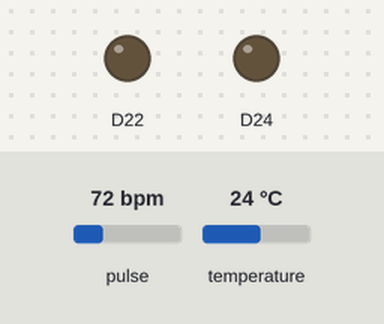
A sketch run on a simulated Arduino Nano 33 BLE. On the bench: output pins drawn as LEDs (lit = HIGH). Inputs (shaded band) come from the test bench; at power-on: pulse 72 bpm, temperature 24 °C. Nothing arrives over Bluetooth unless stated; a phone connects over Bluetooth LE 3 s after start; what the sketch prints to the serial monitor is not drawn.

Above: at 0.1 s.
At 3.1 s:
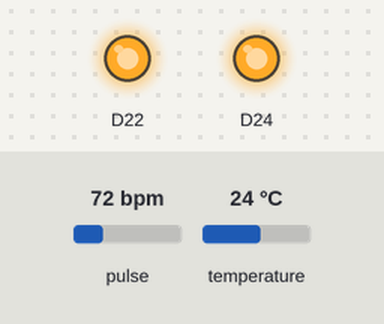
Timing chart, 0 to 4.6 s (numbered marks = the images above):
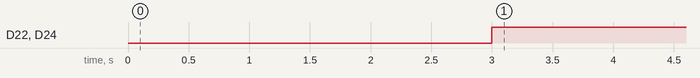

The sketch:

Hyb_BeakonHRV2.ino
```cpp
#include <Arduino_HTS221.h>
#include <ArduinoBLE.h>
#include <Wire.h>
#include "MAX30105.h"
#include "heartRate.h"
MAX30105 particleSensor;
const byte RATE_SIZE = 4; //Increase this for more averaging. 4 is good.
byte rates[RATE_SIZE];
byte rateSpot = 0;
long lastBeat = 0; //Time at which the last beat occurred
float beatsPerMinute;
int beatAvg;
float T;

BLEService sensorService("180D");  // Environmental_Sensor-Service
BLEShortCharacteristic sensorLevelChar1("2A6E", BLERead | BLENotify);   // Temperature-Characteristic
BLEShortCharacteristic sensorLevelChar2("2A37", BLERead | BLENotify);   // HR-Characteristic
BLEShortCharacteristic sensorLevelChar3("2A98", BLERead | BLENotify);    // P_Weight-Characteristic

int oldSensorLevel1 = 0;
int oldSensorLevel2 = 0;
int oldSensorLevel3 = 0;
long previousMillis = 0;

void setup() {
  Serial.begin(9600);
  while (!Serial);
  if (!HTS.begin()) {
    while (1);
  }
  pinMode(22, OUTPUT);
  pinMode(24, OUTPUT);
  if (!BLE.begin()) {
    Serial.println("Bluetooth init. failed!");
    while (1);
  }
    if (!particleSensor.begin(Wire, I2C_SPEED_FAST))
  {
    Serial.println("MAX30105 was not found. Please check wiring/power. ");
    while (1);
  }
  particleSensor.setup(); //Configure sensor with default settings
  particleSensor.setPulseAmplitudeRed(0x0A); //Turn Red LED to low to indicate sensor is running
  particleSensor.setPulseAmplitudeGreen(0);

  BLE.setLocalName("B&ND");
  BLE.setAdvertisedService(sensorService);
  sensorService.addCharacteristic(sensorLevelChar1);
  BLE.addService(sensorService);
  sensorLevelChar1.writeValue(oldSensorLevel1);

  sensorService.addCharacteristic(sensorLevelChar2);
  BLE.addService(sensorService);
  sensorLevelChar2.writeValue(oldSensorLevel2);

  sensorService.addCharacteristic(sensorLevelChar3);
  BLE.addService(sensorService);
  sensorLevelChar3.writeValue(oldSensorLevel3);

  // start advertising
  BLE.advertise();
  Serial.println("Bluetooth active, waiting to be connected.....");
}

void loop() {
  // waiting for a BLE central device.
  BLEDevice central = BLE.central();
  if (central) {
    Serial.print("Connected to central: ");
    Serial.println(central.address());
    digitalWrite(22, HIGH);  // indicate connection
    digitalWrite(24, HIGH);
    while (central.connected()) {
      long currentMillis = millis();
      if (currentMillis - previousMillis >= 200) {
        previousMillis = currentMillis;
        updateSensorLevel1();
        updateSensorLevel2();
        updateSensorLevel3();
      }
         long irValue = particleSensor.getIR();
  if (checkForBeat(irValue) == true)
  {
    //We sensed a beat!
    long delta = millis() - lastBeat;
    lastBeat = millis();
    beatsPerMinute = 60 / (delta / 1000.0);
    if (beatsPerMinute < 255 && beatsPerMinute > 20)
    {
      rates[rateSpot++] = (byte)beatsPerMinute; //Store this reading in the array
      rateSpot %= RATE_SIZE; //Wrap variable
      beatAvg = 0;
      for (byte x = 0 ; x < RATE_SIZE ; x++)
        beatAvg += rates[x];
      beatAvg /= RATE_SIZE;
    }
  }
  Serial.print("IR=");
  Serial.print(irValue);
  Serial.print(", BPM=");
  Serial.print(beatsPerMinute);
  Serial.print(", Avg BPM=");
  Serial.print(beatAvg);
  if (irValue < 50000)
  Serial.print(" B&ND removed!");
  Serial.println();
    }
    digitalWrite(22, LOW);
    digitalWrite(24, LOW);
    Serial.print("Disconnected from central: ");
    Serial.println(central.address());
  }
}

void updateSensorLevel1() {
  float temperature = HTS.readTemperature();
  Serial.print("Temperature = ");
  Serial.print(temperature, 0);
  T = temperature;
  Serial.println(" °C");
  float sensorLevel1 = map(temperature, 0, 100, 0, 10000);
  sensorLevelChar1.writeValue(sensorLevel1);
  oldSensorLevel1 = sensorLevel1;
}

void updateSensorLevel2() {
  float HR = beatAvg;
  float sensorLevel2 = map(HR, 0, 100, 0, 10000);
  sensorLevelChar2.writeValue(sensorLevel2);
  oldSensorLevel2 = sensorLevel2;
}

void updateSensorLevel3() {
  float weight = 74;
  Serial.print("Weight = ");
  Serial.print(weight);
  Serial.println(" in Kgs.");
  float sensorLevel3 = map(weight, 0, 100, 0, 10000);
  sensorLevelChar3.writeValue(sensorLevel3);
  oldSensorLevel3 = sensorLevel3;
}
```

Measured:
- by itself, D22, D24: LOW → HIGH at 3.0 s
